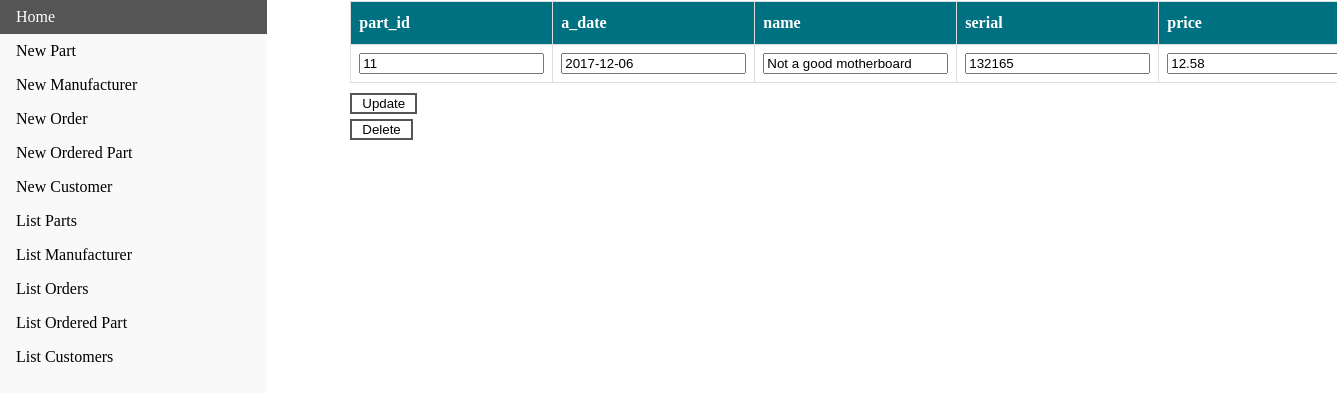
The app's page /display/part/11 with its own data.
### tables this page shows
CREATE TABLE "part" (
part_id INTEGER NOT NULL PRIMARY KEY,
a_date TEXT NOT NULL,
name TEXT NOT NULL,
serial INTEGER NOT NULL,
price REAL NOT NULL );

### webpage.py (the view, shortened to what this page needs)
@app.route('/display/<itype>/<ident1>/<ident2>')
@app.route('/display/<itype>/<ident1>')
@app.route('/display')
def display(itype,ident1='Anon',ident2='Anon'):
    if itype == 'Anon':
        return render_template('index.html', msg="Enter a type to see a list")
    primk = {'part': 'part_id',
             'manufacturer': 'name',
             'customer': 'cust_id',
             'order': 'order_id'}
    con = sql.connect("test3.db")
    cur = con.cursor()
    cur.execute("SELECT * FROM '{}' WHERE {}=?".format(itype, primk[itype]), (ident1,))
    row = cur.fetchone()
    names = [description[0] for description in cur.description]
    tname = itype
    return render_template('display.html', row=row, names=names, tname=tname)

### templates/display.html (shortened to what this page needs)
<!doctype html>
<html>
  <head>
    <link rel="stylesheet" type="text/css" href="{{ url_for('static', filename='css/button.css') }}">
    <link rel="stylesheet" type="text/css" href="{{ url_for('static', filename='css/navbar.css') }}" />
    <link rel="stylesheet" type="text/css" href="{{ url_for('static', filename='css/table.css') }}" />
  </head>
  <body>
    <ul>
			<li><a href="/" >Home</a></li>
			<li><a href="/insert/part">New Part</a></li>
			<li><a href="/insert/man">New Manufacturer</a></li>
			<li><a href="/insert/order">New Order</a></li>
			<li><a href="/insert/op">New Ordered Part</a></li>
			<li><a href="/insert/cust">New Customer</a></li>
			<li><a href="/list/part">List Parts</a></li>
			<li><a href="/list/manufacturer">List Manufacturer</a></li>
			<li><a href="/list/order">List Orders</a></li>
			<li><a href="/list/ordered_part">List Ordered Part</a></li>
			<li><a href="/list/customer">List Customers</a></li>
		</ul>
    <div id="tb" style="margin-left:25%;padding:1px 16px;height:100%;">
      <form action="{{ url_for("modify", itype=tname) }}" method="post">
      <table>
        <thead>
          <tr>
            {% for col in names %}
            <th>{{ col }}</th>
            {% endfor %}
          </tr>
        </thead>
          <tr>
          {% for i in row %}
	    {% if names[loop.index0] not in ["name", "order_id", "part_id", "cust_id"] or (tname == "part" and names[loop.index0] == "name") %}
	    <td><input type=text value='{{ i }}' name={{ names[loop.index0] }}></td>
	    {% else %}
	    <td><input type=text value='{{ i }}' name={{ names[loop.index0] }} readonly></td>
	    {% endif %}
          {% endfor %}
          </tr>
      </table>
      <input class="button" style="margin-top: 10px" type=submit value="Update">
    </form>
    {% if tname != "ordered_part" %}
    <form action="{{ url_for('delete', itype=tname, ident=row[0]) }}" method="post">
	    <input class="button" type="submit" value="Delete" />
    </form>
    {% else %}
    <form action="{{ url_for('delete', itype=tname, ident=row[0], ident2=row[1]) }}" method="post">
	    <input class="button" type="submit" value="Delete" />
    </form>
    {% endif %}
  <body>
</html>

### static/css/button.css (style rules this page uses)
.button { background-color: white; color: black; border: 2px solid #555555; padding-left: 10px; padding-right: 10px; margin-top: 5px; }

### static/css/navbar.css (style rules this page uses)
body { margin: 0; }
ul { list-style-type: none; margin: 0; padding: 0; width: 20vw; background-color: #f1f1f175; position: fixed; height: 100%; overflow: auto; }
li a { display: block; color: #000; padding: 8px 16px; text-decoration: none; }

### static/css/table.css (style rules this page uses)
div { border-radius: 5px; background-color: #ffffffea; }
table { font-family: MuseoSans; border-collapse: collapse; width: 100%; }
tr { border-bottom: 1px solid #f2f2f2; }
th, td { border: 1px solid #ddd; padding: 8px; }
th { padding-top: 12px; padding-bottom: 12px; text-align: left; background-color: rgb(0, 113, 128); color: white; }

### records on screen
part: a_date "2017-12-06", name "Not a good motherboard", serial "132165", price "12.58"

### other values on screen
{{ col }} "part_id" "a_date" "name" "serial" "price"
